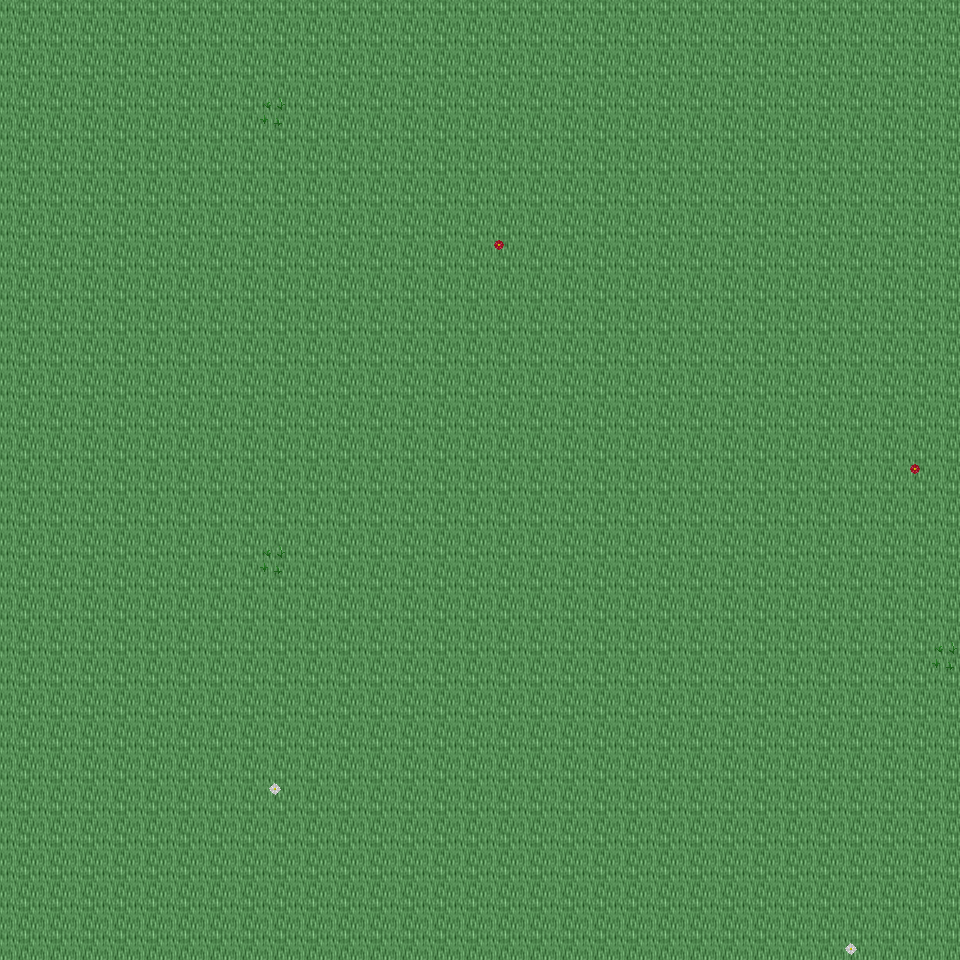

A level layout from a 2D game, rendered from its tile map. Below: a short description, then the map file with tile-grid data replaced by summaries:
An orthogonal 30x30 tile map with 32x32 px tiles, 6 tile layers (Ground, Object, Object2, Above, ...), 14 tilesets and 3 objects (3x mapExit).

<map version="1.0" orientation="orthogonal" renderorder="right-down" width="30" height="30" tilewidth="32" tileheight="32" nextobjectid="4">
  <tileset firstgid="1" name="tileset_ground_ground" tilewidth="32" tileheight="32" tilecount="33" columns="3">
    <image source="../drawable/tileset_ground_ground.png" width="96" height="352" />
  </tileset>
  <tileset firstgid="34" name="tileset_plant_flower_daisy_red" tilewidth="32" tileheight="32" tilecount="8" columns="2">
    <image source="../drawable/tileset_plant_flower_daisy_red.png" width="64" height="128" />
  </tileset>
  <tileset firstgid="42" name="tileset_ground_grass_edges" tilewidth="32" tileheight="32" tilecount="36" columns="12">
    <image source="../drawable/tileset_ground_grass_edges.png" width="384" height="96" />
  </tileset>
  <tileset firstgid="78" name="tileset_ground_grass_corners" tilewidth="32" tileheight="32" tilecount="24" columns="6">
    <image source="../drawable/tileset_ground_grass_corners.png" width="192" height="128" />
  </tileset>
  <tileset firstgid="102" name="tileset_ground_water_pool" tilewidth="32" tileheight="32" tilecount="72" columns="3">
    <image source="../drawable/tileset_ground_water_pool.png" width="96" height="768" />
  </tileset>
  <tileset firstgid="174" name="tileset_plant_flower_daisy_white" tilewidth="32" tileheight="32" tilecount="8" columns="2">
    <image source="../drawable/tileset_plant_flower_daisy_white.png" width="64" height="128" />
  </tileset>
  <tileset firstgid="182" name="tileset_plant_grasses" tilewidth="32" tileheight="32" tilecount="6" columns="3">
    <image source="../drawable/tileset_plant_grasses.png" width="96" height="64" />
  </tileset>
  <tileset firstgid="188" name="tileset_item_statue_bird" tilewidth="32" tileheight="32" tilecount="8" columns="2">
    <image source="../drawable/tileset_item_statue_bird.png" width="64" height="128" />
  </tileset>
  <tileset firstgid="196" name="tileset_plant_tree_tree_darkgreen" tilewidth="32" tileheight="32" tilecount="88" columns="8">
    <image source="../drawable/tileset_plant_tree_tree_darkgreen.png" width="256" height="352" />
  </tileset>
  <tileset firstgid="284" name="tileset_logic_collision" tilewidth="32" tileheight="32" tilecount="1" columns="1">
    <image source="../drawable/tileset_logic_collision.png" width="32" height="32" />
  </tileset>
  <tileset firstgid="285" name="tileset_ground_water_pool_deep" tilewidth="32" tileheight="32" tilecount="72" columns="3">
    <image source="../drawable/tileset_ground_water_pool_deep.png" width="96" height="768" />
  </tileset>
  <tileset firstgid="357" name="tileset_logic_item_fruits" tilewidth="32" tileheight="32" tilecount="16" columns="8">
    <image source="../drawable/tileset_logic_item_fruits.png" width="256" height="64" />
  </tileset>
  <tileset firstgid="373" name="tileset_plant_tree_umbrella_thorn" tilewidth="32" tileheight="32" tilecount="18" columns="6">
    <image source="../drawable/tileset_plant_tree_umbrella_thorn.png" width="192" height="96" />
  </tileset>
  <tileset firstgid="391" name="tileset_light_light_5x5" tilewidth="32" tileheight="32" tilecount="25" columns="5">
    <image source="../drawable/tileset_light_light_5x5.png" width="160" height="160" />
  </tileset>
  <layer name="Ground" width="30" height="30">
    <data>[900 cells, 900 non-empty, 1 distinct tile ids]</data>
  </layer>
  <layer name="Object" width="30" height="30">
    <data>[900 cells, 4 non-empty, 2 distinct tile ids]</data>
  </layer>
  <layer name="Object2" width="30" height="30">
    <data>[900 cells, 3 non-empty, 1 distinct tile ids]</data>
  </layer>
  <layer name="Above" width="30" height="30">
    <data>[900 cells, 0 non-empty, 0 distinct tile ids]</data>
  </layer>
  <layer name="Above2" width="30" height="30">
    <data>[900 cells, 0 non-empty, 0 distinct tile ids]</data>
  </layer>
  <layer name="Walkable" width="30" height="30">
    <data>[900 cells, 0 non-empty, 0 distinct tile ids]</data>
  </layer>
  <objectgroup name="MapEvents">
    <object id="1" name="north" type="mapExit" x="0" y="0" width="960" height="32">
      <properties>
        <property name="map" value="level_0_x221_y76" />
        <property name="x" value="0" />
        <property name="y" value="28" />
      </properties>
    </object>
    <object id="2" name="south" type="mapExit" x="0" y="928" width="960" height="32">
      <properties>
        <property name="map" value="level_0_x221_y78" />
        <property name="x" value="0" />
        <property name="y" value="1" />
      </properties>
    </object>
    <object id="3" name="east" type="mapExit" x="928" y="0" width="32" height="960">
      <properties>
        <property name="map" value="level_0_x222_y77" />
        <property name="x" value="1" />
        <property name="y" value="0" />
      </properties>
    </object>
  </objectgroup>
</map>
